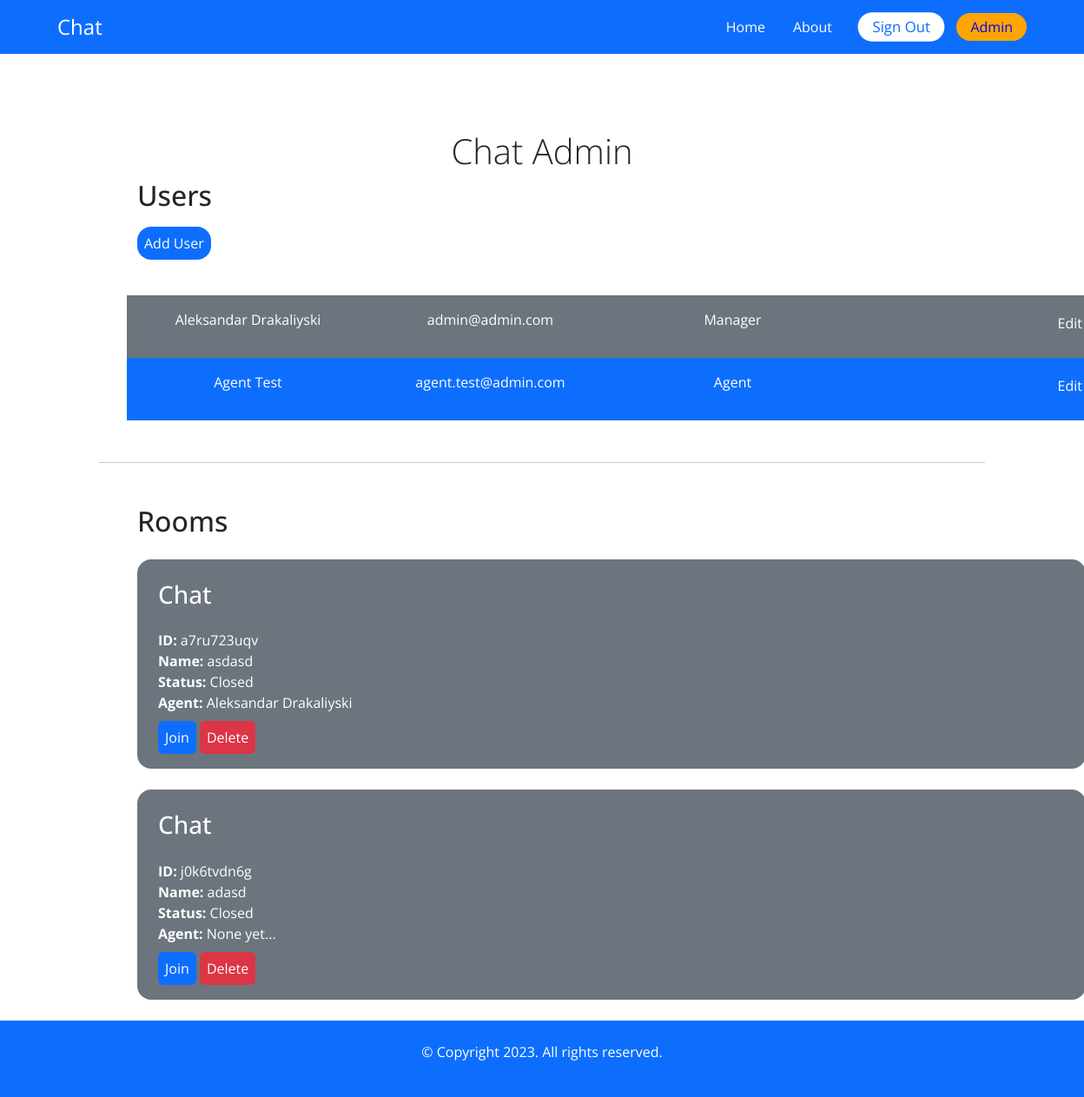
/chat-admin/ (signed in), run on an earlier commit of the app's database.
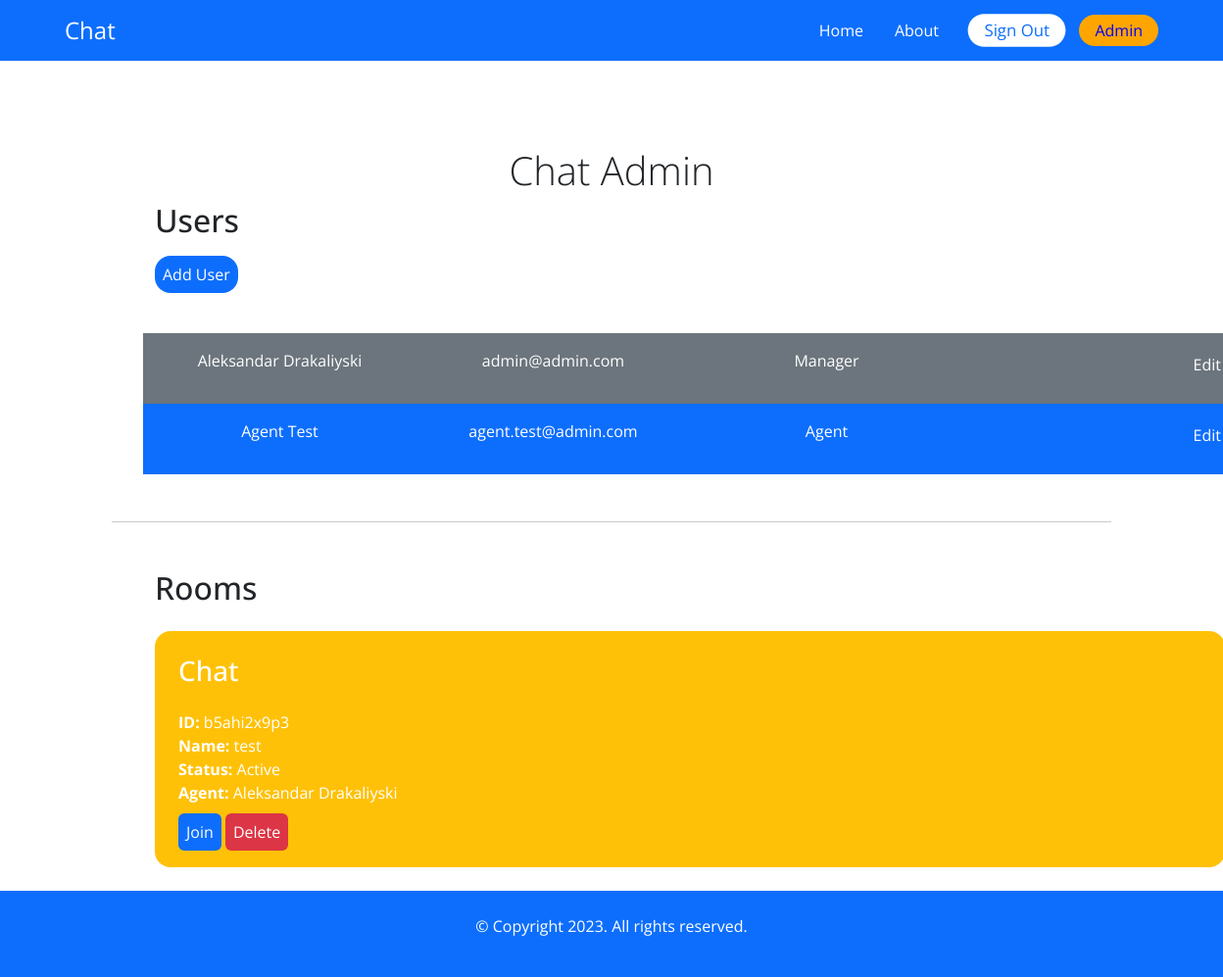
And on a later commit of the database.
### account/models.py (models this page shows)
class User(AbstractBaseUser, PermissionsMixin):
    AGENT = 'agent'
    MANAGER = 'manager'
    ROLES_CHOICES = (
        (AGENT, 'Agent'),
        (MANAGER, 'Manager'),
    )
    id = models.UUIDField(primary_key=True, default=uuid.uuid4, editable=False)
    email = models.EmailField(unique=True)
    name = models.CharField(max_length=255, blank=True, default='')
    role = models.CharField(max_length=20, choices=ROLES_CHOICES, default=AGENT)
    is_active = models.BooleanField(default=True)
    is_superuser = models.BooleanField(default=False)
    is_staff = models.BooleanField(default=False)
    date_joined = models.DateTimeField(default=timezone.now)
    last_login = models.DateTimeField(blank=True, null=True)
    objects = CustomUserManager()
    USERNAME_FIELD = 'email'
    EMAIL_FIELD = 'email'
    REQUIRED_FIELDS = ['name']

### chat/models.py (models this page shows, shortened)
class Room(models.Model):
    WAITING = 'waiting'
    ACTIVE = 'active'
    CLOSED = 'closed'
    CHOICES_STATUS = (
        (WAITING, 'Waiting'),
        (ACTIVE, 'Active'),
        (CLOSED, 'Closed'),
    )
    room_id = models.CharField(max_length=255)
    client = models.CharField(max_length=255)
    agent = models.ForeignKey(User, related_name='rooms', blank=True, null=True, on_delete=models.SET_NULL)
    messages = models.ManyToManyField(Message, blank=True)
    url = models.CharField(max_length=255, blank=True, null=True)
    status = models.CharField(max_length=7, choices=CHOICES_STATUS, default=WAITING)
    created_at = models.DateTimeField(auto_now_add=True)
    class Meta:
        ordering = ('-created_at',)

### chat/views.py (the view)
# urls.py: path('chat-admin/', views.admin, name='admin'),
@login_required
def admin(request):
    rooms = Room.objects.all()
    users = User.objects.filter(is_staff=True)
    context = {
        'rooms': rooms,
        'users': users,
    }
    return render(request, 'chat/admin.html', context=context)

### chat/templates/chat/admin.html (shortened to what this page needs)
{% extends 'core/base.html' %}
{% block content %}
<div class="container">
    <h1>Chat Admin</h1>
    {% if perms.user.add_user %}
        <div class="container ml-auto chat-admin">
            <h2 class="mb-4">Users</h2>
            <a href="{% url 'chat:add_user' %}" class="p-2 rounded-4 bg-primary text-white" style="margin-top: 200px !important;">Add User</a>
            <div class="mt-5">
                {% for user in users %}
                <div class="row rounded-">
                    <div class="col text-white  px-3 {% cycle 'bg-secondary' 'bg-primary' %}">
                        <a href="{% url 'chat:user_detail' user.pk%}"><p class="py-3 d-flex justify-content-center">{{ user.name }}</p></a>
                    </div>
                    <div class="col text-white  px-3 {% cycle 'bg-secondary' 'bg-primary' %}">
                        <p class="py-3 d-flex justify-content-center">{{ user.email }}</p>
                    </div>
                    <div class="col text-white  px-3 {% cycle 'bg-secondary' 'bg-primary' %}">
                        <p class="py-3 d-flex justify-content-center">{{ user.get_role_display }}</p>
                    </div>
                    {% if perms.user.add_user %}
                        <div class="col text-white  px-3 {% cycle 'bg-secondary' 'bg-primary' %}">
                            <p class="text-white d-flex justify-content-end"><a href="{% url 'chat:edit_user' user.pk %}" class="text-white">Edit</a></p>
                        </div>
                    {% endif %}
                </div>
                {% endfor %}
            </div>
        </div>
    {% endif %}
    <hr class="m-5">
    <div class="container ml-auto chat-admin">
        <div class="mt-5">
            <h2 class="mb-4">Rooms</h2>
            {% include 'chat/partials/room_list.html' %}
        </div>
    </div>
</div>
{% endblock %}

### core/templates/core/base.html (shortened to what this page needs)
{% load static %}
<!DOCTYPE html>
<html lang="en">
<head>
    <link href="https://cdn.jsdelivr.net/npm/bootstrap@5.3.2/dist/css/bootstrap.min.css" rel="stylesheet">
    <link rel="stylesheet" type="text/css" href="{% static 'css/main.css' %}">
</head>
<body class="vh-100">
    <nav class=" navbar navbar-expand-lg navbar-dark bg-primary fixed-top">
        <div class="container">
          <a class="navbar-brand fs-4" href="{% url 'core:index' %}">Chat</a>
          <div class="sidebar offcanvas offcanvas-end" tabindex="-1" id="offcanvasNavbar" aria-labelledby="offcanvasNavbarLabel">
            <div class="offcanvas-body">
              <ul class="navbar-nav justify-content-end flex-grow-1 pe-3">
                <li class="nav-item mx-2">
                  <a class="nav-link text-white" href="{% url 'core:index' %}">Home</a>
                </li>
                <li class="nav-item mx-2">
                  <a class="nav-link text-white" href="{% url 'core:about' %}">About</a>
                </li>
              </ul>
              <div class="d-flex justify-content-center align-items-center gap-3">
                {% if not request.user.is_authenticated %}
                  <a href="{% url 'account:login' %}" class="text-white text-decoration-none px-3 py-1 bg-primary rounded-4 custom-btn">Login</a>
                {% else %}
                <a href="{% url 'account:logout' %}" class="text-white text-decoration-none px-3 py-1 bg-primary rounded-4 custom-btn">Sign Out</a>
                <a href="{% url 'chat:admin' %}" class="text-white text-decoration-none px-3 py-1 rounded-4 admin-btn">Admin</a>
                {% endif %}
              </div>
            </div>
          </div>
        </div>
      </nav>
      {% block content %}
      {% endblock %}
      <footer id="footer" class="bg-primary py-4">
        <div class="container">
            <p id="footer-note" class="text-white text-center">© Copyright 2023. All rights reserved.</p>
        </div>
    </footer>
</body>
</html>

### chat/templates/chat/partials/room_list.html
{% for room in rooms %}
        <div class="p-4 rounded-4 text-white mb-4
        {% if room.status == 'waiting' %}bg-success
        {% elif room.status == 'active' %}bg-warning
        {% else %}bg-secondary
        {% endif %}">
            <h3 class="mb-4 text-lg">Chat</h3>
            <p>
                <b>ID: </b> {{room.room_id}} <br>
                <b>Name: </b> {{room.client}} <br>
                <b>Status: </b> {{room.get_status_display}} <br>
                <b>Agent: </b> {% firstof room.agent.name 'None yet...'%} <br>
            </p>
            <a href="{% url 'chat:room' room.room_id %}" class="mt-4 rounded-2 bg-primary p-2 text-white">Join</a>
            <a href="{% url 'chat:delete_room' room.room_id %}" class="mt-4 rounded-2 bg-danger p-2 text-white">Delete</a>
        </div>
        {% endfor %}

### static/css/main.css (style rules this page uses)
body { font-family: 'Open Sans', sans-serif; overflow-y: scroll; overflow-x: hidden; }
a, .custom-btn { text-decoration: none; transition: all .2s ease-in-out; }
a:hover, .custom-btn { transform: scale(1.05) !important; }
h1 { margin-top: 1rem; text-align: center; font-weight: 300; }
.custom-btn { color: #0d6efd !important; background-color: white !important; padding: 3px 10px; border-radius: 4px; }
.admin-btn { color: blue !important; background-color: orange !important; padding: 3px 10px; border-radius: 4px; }
.chat-admin { margin-left: 5rem; }
.chat-admin a { margin-top: 20px !important; }

### chat/templates/chat/admin.html (style rules this page uses)
.container h1 { margin-top: 150px; }
.col a { color: white; }

What changed in the data, as far as the page shows it:
removed Room: room_id "a7ru723uqv", client "asdasd", status "Closed", agent.name "Aleksandar Drakaliyski"
removed Room: room_id "j0k6tvdn6g", client "adasd", status "Closed", agent "None yet..."
added Room: room_id "b5ahi2x9p3", client "test", status "Active", agent.name "Aleksandar Drakaliyski"
